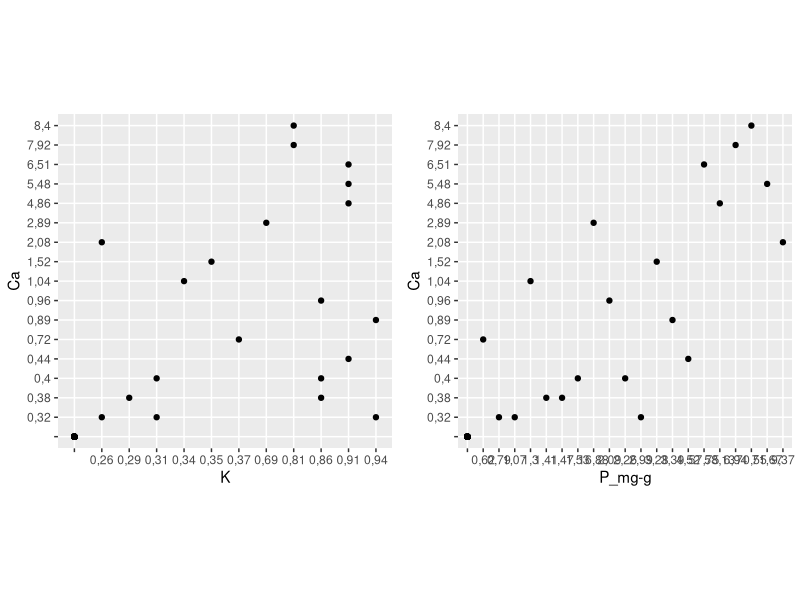

Source code (R):
## ---- chunk 1
library(ggplot2)
## ---- chunk 2
geochem <- data.table::fread("data/GeochemieDaten.csv")
names(geochem)
## ---- chunk 3
cowplot::plot_grid(
  ggplot(geochem, aes(x = K, y = Ca)) + 
    geom_point() + 
    theme(aspect.ratio = 1),
  ggplot(geochem, aes(x = `P_mg-g`, y = Ca)) + 
    geom_point() +
    theme(aspect.ratio = 1)
)
